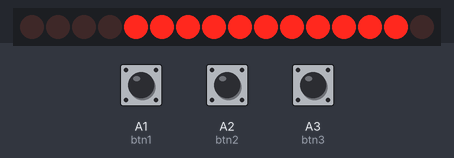
The sketch below on a simulated Arduino Uno, built with avr-gcc and run on an emulated ATmega328P. Parts: 16 shift-register outputs drawn as a row of LEDs (first output left, lit = HIGH). Wiring (inferred from the names in the program): 2 × shift register (74HC595): data pin 11; shift clock pin 12; latch pin 8. Wiring (inferred from the signals the program sends): row of LEDs: on Q0, Q1, Q2, Q3, Q4, Q5, Q6, Q7, Q8, Q9, Q10, Q11, Q12, Q13, Q14, Q15. The test bench sets the inputs (shaded band); at power-on: A1 (btn1) HIGH, A2 (btn2) HIGH, A3 (btn3) HIGH.

Above: at 1.2 s.
1.3 s: A1 (btn1) pulled LOW for 0.15 s
At 1.51 s:
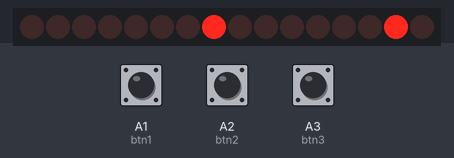
3.1 s: A2 (btn2) pulled LOW for 0.15 s
At 3.61 s:
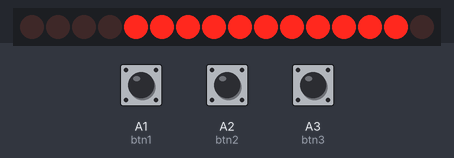
3.8 s: A3 (btn3) pulled LOW for 3.2 s
At 4.3 s:
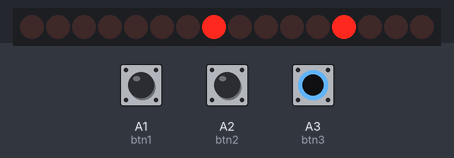
8.5 s: A3 (btn3) pulled LOW for 0.15 s
At 11.47 s:
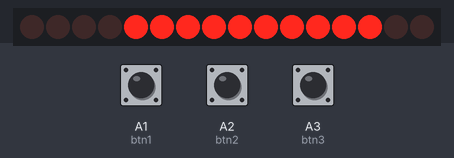
11.6 s: A1 (btn1) pulled LOW for 3.2 s
At 13.9 s:
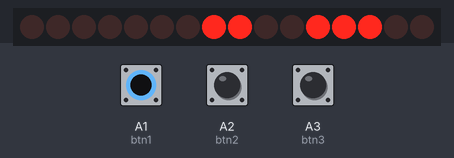
16.3 s: A2 (btn2) pulled LOW for 3.2 s
At 26.2 s:
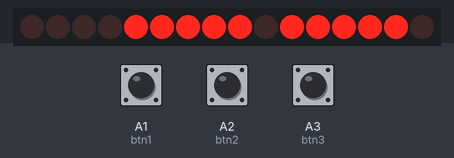
Timing chart, 0 to 27.9 s (numbered marks = the images above; inputs shaded):
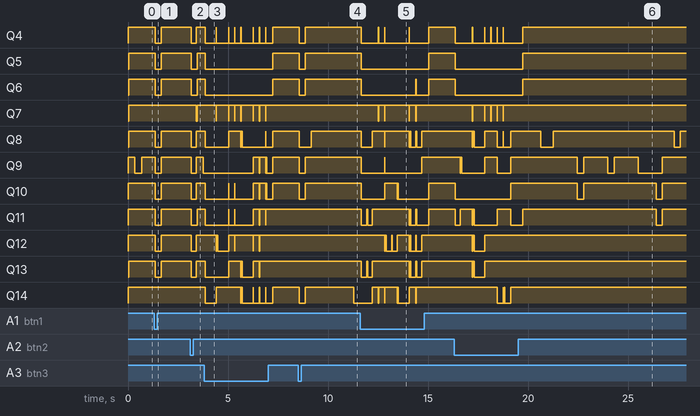

The sketch:

Ex4LAB3.ino
```cpp
const int latchPin = 8;
const int clockPin = 12;
const int dataPin = 11;

const int btn1 = A1;
const int btn2 = A2;
const int btn3 = A3;

String text = "dECEbAL_Si_FiUL_SAU_LOCUiESC_PE_PLAiUL_dACiEi";

byte getCharEncoder(char c) {
  switch (c) {
    case 'A': case 'a': return B11101110;
    case 'b': return B00111110;
    case 'C': return B10011100;
    case 'c': return B00011010;
    case 'd': return B01111010;
    case 'E': case 'e': return B10011110;
    case 'F': return B10001110;
    case 'i': return B00001000;
    case 'J': return B01110000;
    case 'L': return B00011100;
    case 'O': case 'o': return B11111100;
    case 'P': return B11001110;
    case 'S': case 's': return B10110110;
    case 'U': case 'u': return B01111100;
    case '_': return B00000010;
    default: return B00000000;
  }
}

bool paused = false;
unsigned long lastScrollTime = 0;
int scrollIndex = 0;

void setup() {
  pinMode(latchPin, OUTPUT);
  pinMode(clockPin, OUTPUT);
  pinMode(dataPin, OUTPUT);
  pinMode(btn1, INPUT_PULLUP);
  pinMode(btn2, INPUT_PULLUP);
  pinMode(btn3, INPUT_PULLUP);
}

void loop() {
  if (digitalRead(btn1) == LOW || digitalRead(btn2) == LOW || digitalRead(btn3) == LOW) {
    paused = !paused;
    delay(300);
  }

  if (!paused && millis() - lastScrollTime > 300) {
    lastScrollTime = millis();
    scrollIndex++;
    if (scrollIndex >= text.length()) {
      scrollIndex = 0;
    }
  }

  char dispChars[4];
  for (int i = 0; i < 4; i++) {
    int idx = (scrollIndex + i) % text.length();
    dispChars[i] = text[idx];
  }

  for (int i = 0; i < 4; i++) {
    digitalWrite(latchPin, LOW);
    shiftOut(dataPin, clockPin, LSBFIRST, getCharEncoder(dispChars[i]));
    shiftOut(dataPin, clockPin, LSBFIRST, (1 << (3 - i)));
    digitalWrite(latchPin, HIGH);
    delay(2);
  }
}
```

Measured:
- after the input at 3.1 s, Q4, Q8, Q10, Q12, Q13: HIGH → LOW after 0.06 s, → HIGH 0.26 s later; Q5, Q6, Q11: HIGH → LOW after 0.06 s, → HIGH 0.30 s later; Q7: HIGH → LOW after 0.32 s, → HIGH 0.04 s later; Q9: HIGH → LOW after 0.06 s, → HIGH 0.26 s later, → LOW 0.34 s later
- after the input at 8.5 s, Q4–6, Q9, Q10: HIGH → LOW after 0.06 s, → HIGH 0.30 s later; Q8: HIGH → LOW after 0.06 s, → HIGH 0.60 s later; Q14: HIGH → LOW after 0.06 s, → HIGH 0.30 s later, → LOW 2.4 s later
- after the input at 16.3 s, Q4: goes LOW 0.86 s, HIGH 0.01 s, LOW 0.61 s, 3 × (HIGH 0.01 s, LOW 0.30 s), HIGH 0.01 s, LOW 0.97 s, then HIGH, starting after 0.06 s; Q5: HIGH → LOW after 0.06 s, → HIGH 3.4 s later
